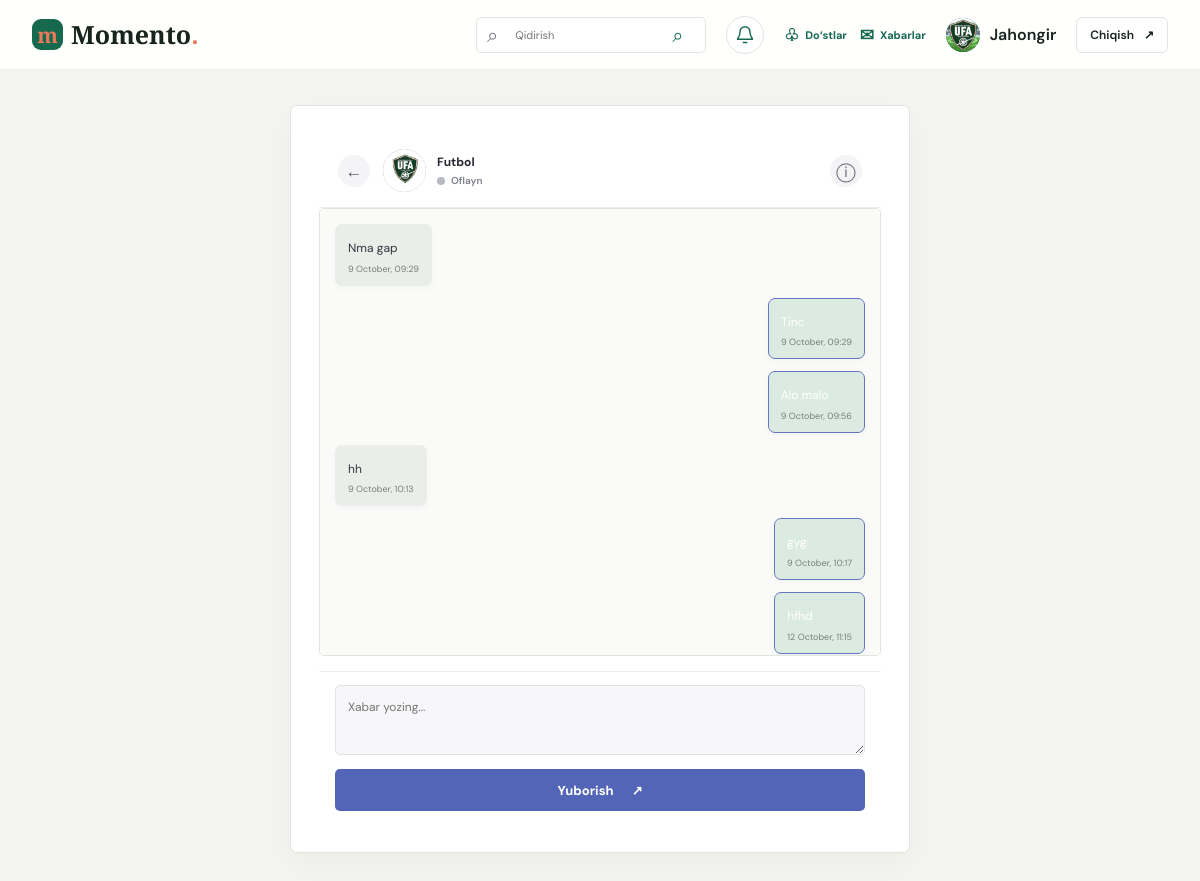
Page /messages/Futbol/ (signed in) on the committed database.
### app/models.py (models this page shows, shortened)
class Profile(models.Model):
	user = models.OneToOneField(User, on_delete=models.CASCADE, related_name='profile')
	avatar = models.ImageField(upload_to='avatars/', blank=True)
	birth_year = models.PositiveSmallIntegerField(null=True, blank=True)
	last_seen = models.DateTimeField(default=timezone.now)
	def is_online(self, threshold_seconds=300):
		return (timezone.now() - self.last_seen).total_seconds() <= threshold_seconds

class Message(models.Model):
	sender = models.ForeignKey(User, on_delete=models.CASCADE, related_name='sent_messages')
	receiver = models.ForeignKey(User, on_delete=models.CASCADE, related_name='received_messages')
	body = models.TextField(max_length=2000)
	created_at = models.DateTimeField(auto_now_add=True)
	class Meta:
		ordering = ['created_at']
		constraints = [
			models.CheckConstraint(condition=~models.Q(sender=models.F('receiver')), name='no_self_message'),
		]

### app/views.py (the view, shortened to what this page needs)
# urls.py: path('messages/<str:username>/', views.conversation, name='conversation'),
@login_required
def conversation(request, username):
	profile, _ = Profile.objects.get_or_create(user=request.user)
	person = get_object_or_404(User, username=username)
	Profile.objects.get_or_create(user=person)
	if person == request.user or not _are_friends(request.user, person):
		messages.error(request, 'Xabar yozish uchun avval do‘st bo‘lishingiz kerak.')
		return redirect('search')
	form = MessageForm(request.POST or None)
	conversation_messages = Message.objects.filter(
		Q(sender=request.user, receiver=person) | Q(sender=person, receiver=request.user),
	).select_related('sender', 'receiver')
	person_online = person.profile.is_online()
	return render(request, 'app/conversation.html', {
		'profile': profile,
		'person': person,
		'form': form,
		'conversation_messages': conversation_messages,
		'person_online': person_online,
	})

### app/forms.py
class MessageForm(forms.ModelForm):
    class Meta:
        model = Message
        fields = ['body']
        widgets = {
            'body': forms.Textarea(attrs={
                'rows': 2,
                'placeholder': 'Xabar yozing...',
                'maxlength': 2000,
            }),
        }

### app/views.py (called while the page is built)
def _are_friends(first, second):
	return FriendRequest.objects.filter(
		Q(from_user=first, to_user=second) | Q(from_user=second, to_user=first),
		status=FriendRequest.ACCEPTED,
	).exists()

### templates/app/conversation.html (shortened to what this page needs)
{% extends 'app/base.html' %}
{% block content %}
<section class="community-page">
  <div class="community-panel chat-panel">
    <header class="chat-heading" data-presence-url="{% url 'conversation_presence' person.username %}">
      <a class="chat-back" href="{% url 'inbox' %}" aria-label="Xabarlarga qaytish">←</a>
      <a class="person-identity" href="{% url 'public_profile' person.username %}">
        <span class="avatar avatar-chat">{% if person.profile.avatar %}<img src="{{ person.profile.avatar.url }}" alt="">{% else %}{{ person.username|first|upper }}{% endif %}</span>
        <span class="person-copy">
          <strong>{{ person.username }}</strong>
          <span class="chat-status-wrap">
            <span class="chat-status-dot {% if person_online %}online{% else %}offline{% endif %}" aria-hidden="true"></span>
            <span class="chat-status-text">{% if person_online %}Onlayn{% else %}Oflayn{% endif %}</span>
          </span>
        </span>
      </a>
      <a class="chat-profile-link" href="{% url 'public_profile' person.username %}" aria-label="Profilni ko‘rish">ⓘ</a>
    </header>
    <div class="chat-messages">
      {% for message in conversation_messages %}
        <article class="chat-message{% if message.sender_id == user.id %} chat-message-own{% endif %}">
          <p>{{ message.body|linebreaksbr }}</p><time>{{ message.created_at|date:'j F, H:i' }}</time>
        </article>
      {% empty %}<div class="chat-empty"><span class="avatar avatar-chat">{% if person.profile.avatar %}<img src="{{ person.profile.avatar.url }}" alt="">{% else %}{{ person.username|first|upper }}{% endif %}</span><strong>{{ person.username }}</strong><p>Suhbatni birinchi xabaringiz bilan boshlang.</p></div>{% endfor %}
    </div>
    <form method="post" class="chat-form">{{ form.body }}<button class="button button-primary" type="submit" aria-label="Xabar yuborish">Yuborish <span aria-hidden="true">↗</span></button></form>
  </div>
</section>
{% endblock %}

### templates/app/base.html (shortened to what this page needs)
{% load static %}
<!doctype html>
<html lang="uz">
<head>
  <link rel="stylesheet" href="{% static 'app/styles.css' %}">
</head>
<body>
  <header class="topbar">
    <div class="topbar-inner">
      <a class="wordmark" href="{% if user.is_authenticated %}{% url 'home' %}{% else %}{% url 'login' %}{% endif %}"><span class="wordmark-icon">m</span>Momento<span class="wordmark-dot">.</span></a>
      {% if user.is_authenticated %}
        <div class="topbar-actions">
          <form class="topbar-search" method="get" action="{% url 'search' %}">
            <span aria-hidden="true">⌕</span>
            <input type="search" name="q" placeholder="Qidirish" aria-label="Odamlarni qidiring" value="{% if request.resolver_match.url_name == 'search' %}{{ request.GET.q }}{% endif %}">
            <button type="submit" aria-label="Qidirish"><span aria-hidden="true">⌕</span></button>
          </form>
          <div
            class="notification-center"
            data-notification-feed="{% url 'notification_feed' %}"
            data-notification-read-template="{% url 'notification_mark_read' 0 %}"
          >
            <button class="notification-toggle" type="button" aria-label="Bildirishnomalar" aria-expanded="false">
              <svg aria-hidden="true" viewBox="0 0 24 24"><path d="M18 8a6 6 0 0 0-12 0c0 7-3 7-3 9h18c0-2-3-2-3-9M10 21h4"/></svg>
            </button>
          </div>
          <nav class="social-links" aria-label="Hamjamiyat">
            <a href="{% url 'friends' %}" aria-label="Do‘stlar"><span aria-hidden="true">♧</span><span>Do‘stlar</span></a>
            <a href="{% url 'inbox' %}" aria-label="Xabarlar"><span aria-hidden="true">✉</span><span>Xabarlar</span></a>
          </nav>
          <a class="profile-link" href="{% url 'profile' %}">
            <span class="avatar avatar-header">
              {% if profile.avatar %}<img src="{{ profile.avatar.url }}" alt="">{% else %}{{ user.username|first|upper }}{% endif %}
            </span>
            <span class="user-name">{{ user.username }}</span>
          </a>
          <form method="post" action="{% url 'logout' %}">
            <button class="logout-button" type="submit">Chiqish <span aria-hidden="true">↗</span></button>
          </form>
        </div>
      {% else %}
        <nav class="auth-top-links" aria-label="Akkaunt">
          <a href="{% url 'login' %}">Kirish</a>
          <a class="join-link" href="{% url 'signup' %}">Akkaunt ochish <span aria-hidden="true">↗</span></a>
        </nav>
      {% endif %}
    </div>
  </header>
  <main class="page-main">
    {% block content %}{% endblock %}
  </main>
</body>
</html>

### rows in the picture
Profile: avatar (picture)
Message: body "Nma gap", created_at "9 October, 09:29"
Message: body "Tinc", created_at "9 October, 09:29"
Message: body "Alo malo", created_at "9 October, 09:56"
Message: body "hh", created_at "9 October, 10:13"
Message: body "gyg", created_at "9 October, 10:17"
Message: body "hfhd", created_at "12 October, 11:15"

### other values in the picture
{{ user.username }} "Jahongir"
{{ person.username }} "Futbol"
